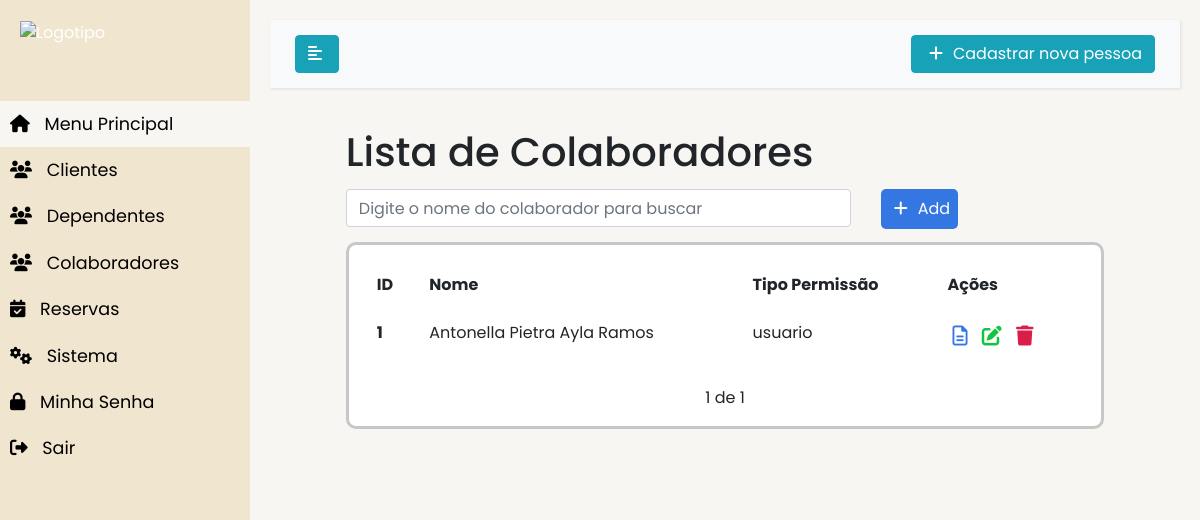
The page /colaboradores/ (signed in) on the database as committed earlier.
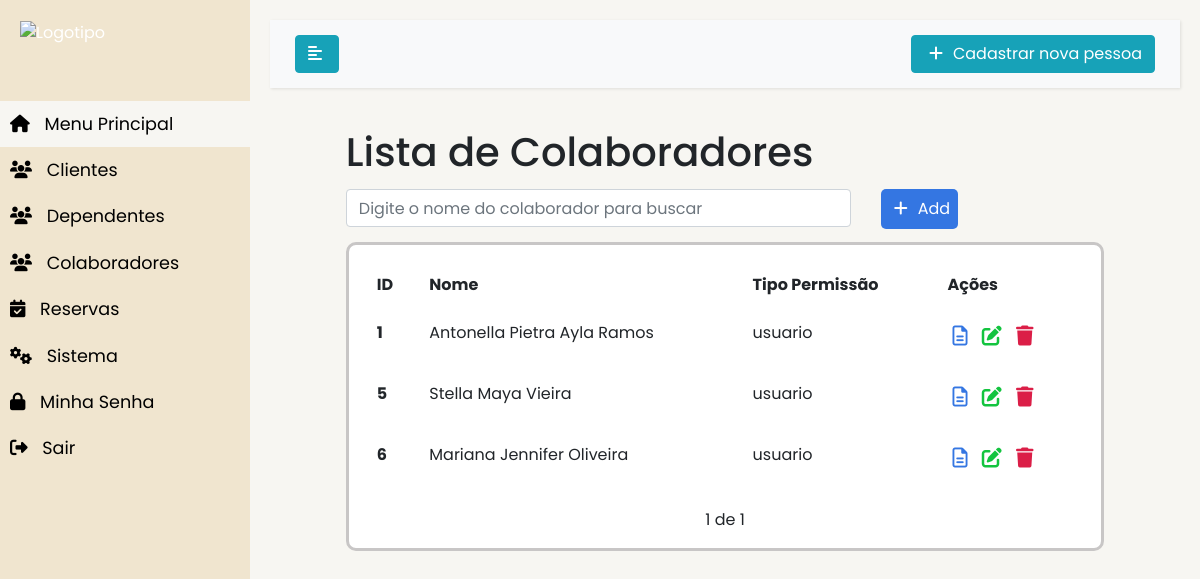
The same page on the database as committed later.
### MainMenu/models.py (models this page shows, shortened)
class Colaborador(models.Model):
    TIPOPERMISSAO = (
        ('usuario', 'Usuario'),
        ('administrador', 'Administrador'),
    )
    idPessoa = models.ForeignKey(Pessoa, on_delete=models.CASCADE, verbose_name='Nome')
    permissao = models.CharField(
        max_length=255,
        choices=TIPOPERMISSAO,
    )
    created_at = models.DateTimeField(auto_now_add=True)
    updated_at = models.DateTimeField(auto_now=True)

class Pessoa(models.Model):
    nome = models.CharField(blank=False, null=False, verbose_name='Nome', max_length=200, help_text='max. 200 caracteres')
    rg = models.IntegerField(blank=False, null=False, verbose_name='RG')
    cpf = models.IntegerField(blank=False, null=False, verbose_name="CPF")
    telefone = models.BigIntegerField(blank=False, null=False, verbose_name="Telefone")
    telefonecelular = models.BigIntegerField(blank=False, null=False, verbose_name="Celular")
    datanascimento = models.DateField(blank=False, null=False, verbose_name="Data de Nascimento")
    foto = models.FileField(blank=False, null=False, verbose_name="Foto")
    email = models.EmailField(blank=False, null=False, verbose_name="E-mail")
    created_at = models.DateTimeField(auto_now_add=True)
    updated_at = models.DateTimeField(auto_now=True)
    def __str__ (self):
        return self.nome

### MainMenu/views.py (the view)
# urls.py: path('colaboradores/', views.colaboradoresList, name='colaboradores-list'),
@login_required
def colaboradoresList(request):
    search = request.GET.get('search')
    if search:
        colaboradores = Colaborador.objects.filter(idPessoa__nome__contains=search)
    else:
        colaborador_list = Colaborador.objects.all().order_by('id')
        paginator = Paginator(colaborador_list, 7)
        page = request.GET.get('page')
        colaboradores = paginator.get_page(page)
    return render(request, 'colaboradores/list.html', {'colaboradores': colaboradores})

### MainMenu/templates/colaboradores/list.html (shortened to what this page needs)
{% extends 'base.html' %}
{% block content%}
<div class="offset-1 col-10 list-div">
    <h1>Lista de Colaboradores</h1>
    <div class="col-8 search-div">
        <form method="GET" id="search-form">
            <input class="form-control" type="text" id="search" name="search" placeholder="Digite o nome do colaborador para buscar">
        </form>
    </div>
    <a id="add-link" href="/colaboradores/novocolaborador/">
        <div class="add-div">
            <i class="fas fa-plus"></i>Add
        </div>
    </a>
    <div  class="body-color-background">
        <table class="table table-borderless table-responsive-lg">
            <thead>
              <tr>
                <th scope="col">ID</th>
                <th scope="col">Nome</th>
                <th scope="col">Tipo Permissão</th>
                <th scope="col">Ações</th>
              </tr>
            </thead>
            <tbody>
                {% for colaborador in colaboradores %}
                <tr>
                    <th scope="row">{{colaborador.id}}</th>
                    <td>{{colaborador.idPessoa}}</td>
                    <td>{{colaborador.permissao}}</td>
                    <td>
                        <span><a href="/colaboradores/{{colaborador.id}}"><i class="far fa-file-alt"></i></a></span>
                        <span><a href="/colaboradores/edit/{{colaborador.id}}" class="delete-btn"><i class="fas fa-edit"></i></a></span>
                        <span><a href="/colaboradores/delete/{{colaborador.id}}"><i class="fas fa-trash"></i></a></span>
                    </td>
                </tr>
                {% empty %}
                    <li class="list-group-item">Sem itens na lista</li>
                {% endfor %}
            </tbody>
          </table>
          <div class="pagination">
              <span class="step-links">
                  {% if colaboradores.paginator.num_pages %}
                  <span class="current">
                      {{ colaboradores.number }} de {{ colaboradores.paginator.num_pages}}
                  </span>
                  {% endif %}
              </span>
          </div>
    </div>
</div>
{% endblock %}

Rows that differ between the two databases and show on the page:
added Colaborador: id "5", idPessoa "Stella Maya Vieira", permissao "usuario"
added Colaborador: id "6", idPessoa "Mariana Jennifer Oliveira", permissao "usuario"
